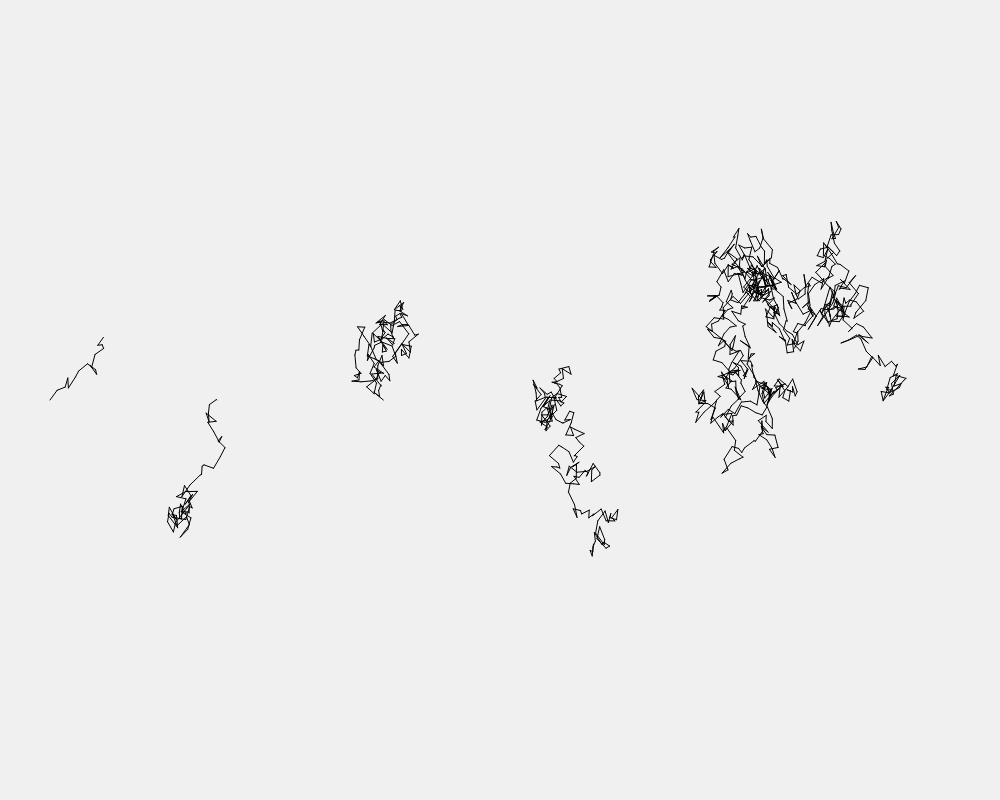
Frame 1 (no input)
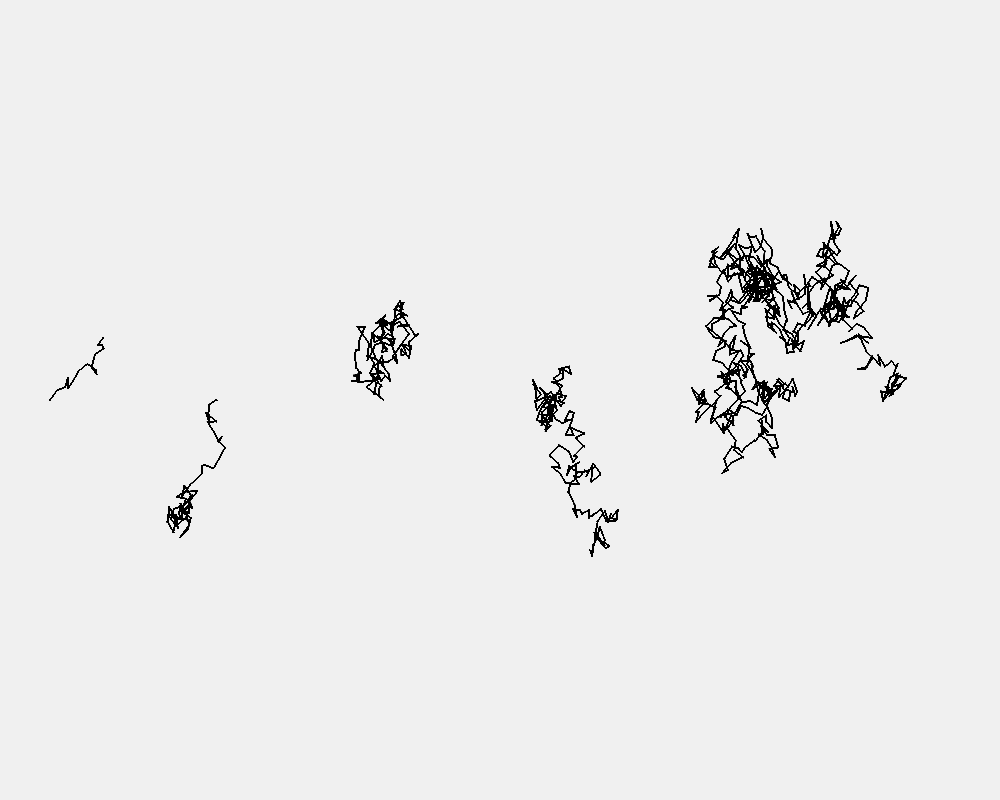
Frame 60 (no input)
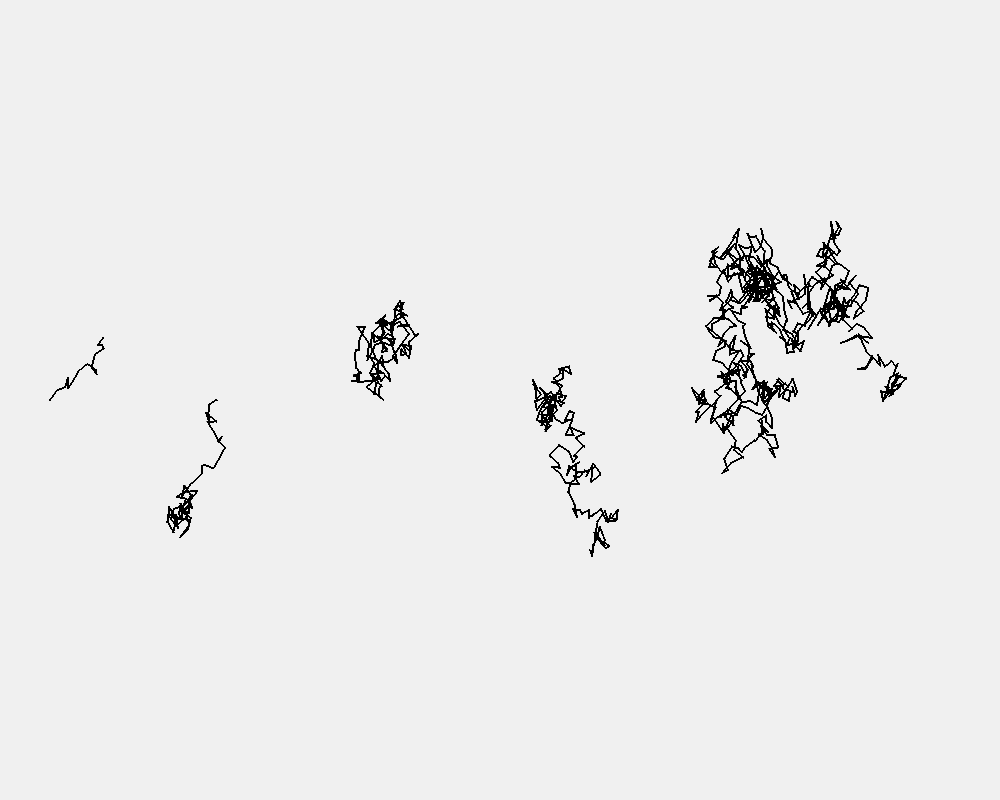
Frame 120 (the mouse pressed at the canvas centre since frame 60)

The p5.js sketch that drew these frames (run headless with seeded random() and noise() and a simulated clock; from frame 60 on, the mouse is pressed at the canvas centre):

// p5.js sketch
// ── sketch.js

var numPts = 100;
var range = 6;
var maxChg = 10;
var pts = []
var centerPts = [];
var numScribbles = 6;

maxPts = 500;
var numPts = [(1/30)*maxPts,(2/15)*maxPts, (8/30)*maxPts, maxPts/3 ,maxPts/2, maxPts];


function preload() {

}


function setup() {
    createCanvas(1000, 800)   
    background(240)
    //create center of each scribble drawing. this can definitely be done more generatively.
    for (i=0; i< numScribbles; i++){
        centerPts.push([]);
        centerPts[i][0] = width/(numScribbles)*i + 50;
        centerPts[i][1] = height /2;
    }
    console.log(centerPts)
    pts[0] = [width/2, height/2]
    //generate scribble at each centerpt
    centerPts.forEach(function(j,i){
        var scribble = [];
        scribble.push([]);
        scribble[0][0] = centerPts[i][0];
        scribble[0][1] = centerPts[i][1];
        currPts = numPts[i];

        for (i = 1; i < currPts; i++){
            scribble.push([]);
            scribble[i][0] = scribble[i-1][0] + random(maxChg)*Math.pow(-1, parseInt(random(10)));
            scribble[i][1] = scribble[i-1][1] + random(maxChg*1.3)*Math.pow(-1, parseInt(random(10)));
        }
        pts.push(scribble);
    })

    console.log(pts)
}

//referenced code: https://editor.p5js.org/natureofcode/sketches/Bk9KyuDul
function draw() {

    pts.forEach(function(scribble,j){
        for (i= 0; i < scribble.length-1; i++){
            line(scribble[i][0], scribble[i][1], scribble[i+1][0], scribble[i+1][1] )
        }
    })



    
}
